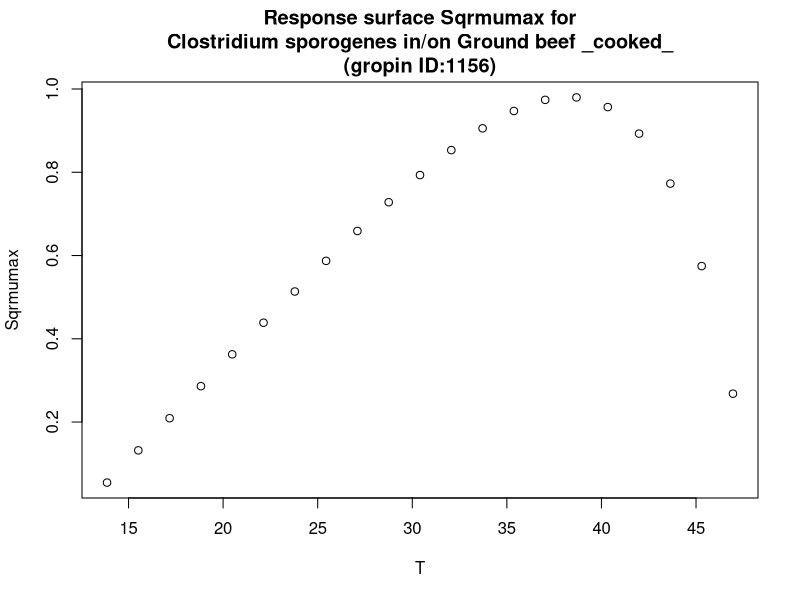

Write R code to recreate this figure.
#############################
# start of Parameter script
#############################
T <- seq(13.86385,46.953046953047,length.out=21)
#############################
# end of Parameter script
#############################
############################# 
# start of Model script Gropin ID 1156 
#############################
 
# constant coefficients for this model
 
variables <- data.frame(T)
argumentsPar <- expand.grid(variables)
 
# heart of the model
response_surface <- function(T) {
   mumax <-0.047*(T-12.7)*(1-exp(0.174*(T-48)))

return(mumax=mumax)
} 

# output parameters
responseSurface <- cbind(argumentsPar,response_surface(argumentsPar['T']))
colnames(responseSurface) <- c(colnames(argumentsPar),'Sqrmumax')
#############################
# End of Model script
#############################
############################# 
# start of Visualisation script Gropin ID 1156 
#############################
plot(T,responseSurface$'Sqrmumax',xlab='T',
                          ylab='Sqrmumax',main='Response surface Sqrmumax for
Clostridium sporogenes in/on Ground beef _cooked_
(gropin ID:1156)')
#############################
# End of Visualisation script
#############################
